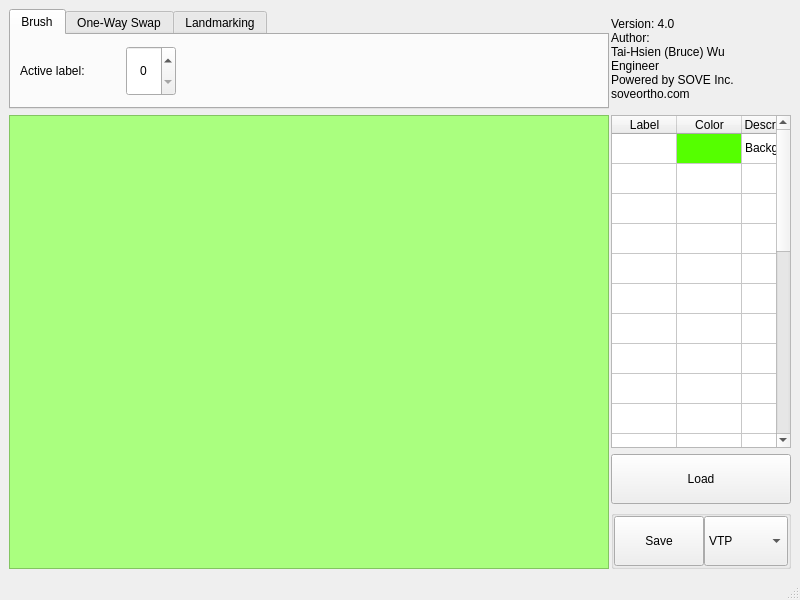
<?xml version="1.0" encoding="UTF-8"?>
<ui version="4.0">
 <class>MainWindow</class>
 <widget class="QMainWindow" name="MainWindow">
  <property name="geometry">
   <rect>
    <x>0</x>
    <y>0</y>
    <width>800</width>
    <height>600</height>
   </rect>
  </property>
  <property name="sizePolicy">
   <sizepolicy hsizetype="Minimum" vsizetype="Minimum">
    <horstretch>0</horstretch>
    <verstretch>0</verstretch>
   </sizepolicy>
  </property>
  <property name="minimumSize">
   <size>
    <width>800</width>
    <height>600</height>
   </size>
  </property>
  <property name="maximumSize">
   <size>
    <width>16777215</width>
    <height>16777215</height>
   </size>
  </property>
  <property name="focusPolicy">
   <enum>Qt::NoFocus</enum>
  </property>
  <property name="windowTitle">
   <string>Mesh Labeler -- Powered by SOVE Inc.</string>
  </property>
  <property name="windowIcon">
   <iconset>
    <normaloff>SOVE_logo.png</normaloff>SOVE_logo.png</iconset>
  </property>
  <property name="styleSheet">
   <string notr="true"/>
  </property>
  <widget class="QWidget" name="centralwidget">
   <layout class="QGridLayout" name="gridLayout">
    <item row="1" column="0" rowspan="3">
     <widget class="QFrame" name="frame">
      <property name="sizePolicy">
       <sizepolicy hsizetype="Minimum" vsizetype="Minimum">
        <horstretch>0</horstretch>
        <verstretch>0</verstretch>
       </sizepolicy>
      </property>
      <property name="minimumSize">
       <size>
        <width>600</width>
        <height>450</height>
       </size>
      </property>
      <property name="styleSheet">
       <string notr="true">background-color: rgb(170, 255, 127);</string>
      </property>
      <property name="frameShape">
       <enum>QFrame::StyledPanel</enum>
      </property>
      <property name="frameShadow">
       <enum>QFrame::Raised</enum>
      </property>
     </widget>
    </item>
    <item row="3" column="1">
     <widget class="QGroupBox" name="groupBox">
      <property name="sizePolicy">
       <sizepolicy hsizetype="Minimum" vsizetype="Fixed">
        <horstretch>0</horstretch>
        <verstretch>0</verstretch>
       </sizepolicy>
      </property>
      <property name="minimumSize">
       <size>
        <width>150</width>
        <height>50</height>
       </size>
      </property>
      <property name="title">
       <string/>
      </property>
      <layout class="QHBoxLayout" name="horizontalLayout_3">
       <property name="spacing">
        <number>0</number>
       </property>
       <property name="sizeConstraint">
        <enum>QLayout::SetMinAndMaxSize</enum>
       </property>
       <property name="leftMargin">
        <number>0</number>
       </property>
       <property name="topMargin">
        <number>0</number>
       </property>
       <property name="rightMargin">
        <number>0</number>
       </property>
       <property name="bottomMargin">
        <number>0</number>
       </property>
       <item>
        <widget class="QPushButton" name="pushButton_save">
         <property name="minimumSize">
          <size>
           <width>90</width>
           <height>50</height>
          </size>
         </property>
         <property name="styleSheet">
          <string notr="true">font: 75 20px &quot;MS Shell Dlg 2&quot;;</string>
         </property>
         <property name="text">
          <string>Save</string>
         </property>
        </widget>
       </item>
       <item>
        <widget class="QComboBox" name="comboBox_save_type">
         <property name="sizePolicy">
          <sizepolicy hsizetype="Minimum" vsizetype="Fixed">
           <horstretch>0</horstretch>
           <verstretch>0</verstretch>
          </sizepolicy>
         </property>
         <property name="minimumSize">
          <size>
           <width>50</width>
           <height>50</height>
          </size>
         </property>
         <property name="styleSheet">
          <string notr="true">font: 75 20px &quot;MS Shell Dlg 2&quot;;</string>
         </property>
         <item>
          <property name="text">
           <string>VTP</string>
          </property>
         </item>
         <item>
          <property name="text">
           <string>STL</string>
          </property>
         </item>
         <item>
          <property name="text">
           <string>OBJ</string>
          </property>
         </item>
        </widget>
       </item>
      </layout>
     </widget>
    </item>
    <item row="2" column="1">
     <widget class="QPushButton" name="pushButton_load">
      <property name="minimumSize">
       <size>
        <width>150</width>
        <height>50</height>
       </size>
      </property>
      <property name="styleSheet">
       <string notr="true">font: 75 20px &quot;MS Shell Dlg 2&quot;;</string>
      </property>
      <property name="text">
       <string>Load</string>
      </property>
     </widget>
    </item>
    <item row="1" column="1">
     <widget class="QTableWidget" name="tableWidget">
      <property name="sizePolicy">
       <sizepolicy hsizetype="Fixed" vsizetype="Minimum">
        <horstretch>0</horstretch>
        <verstretch>0</verstretch>
       </sizepolicy>
      </property>
      <property name="minimumSize">
       <size>
        <width>180</width>
        <height>320</height>
       </size>
      </property>
      <property name="styleSheet">
       <string notr="true">font: 10px &quot;MS Shell Dlg 2&quot;;</string>
      </property>
      <property name="horizontalScrollBarPolicy">
       <enum>Qt::ScrollBarAlwaysOff</enum>
      </property>
      <property name="sizeAdjustPolicy">
       <enum>QAbstractScrollArea::AdjustToContentsOnFirstShow</enum>
      </property>
      <property name="editTriggers">
       <set>QAbstractItemView::NoEditTriggers</set>
      </property>
      <property name="tabKeyNavigation">
       <bool>false</bool>
      </property>
      <property name="showDropIndicator" stdset="0">
       <bool>true</bool>
      </property>
      <property name="selectionMode">
       <enum>QAbstractItemView::NoSelection</enum>
      </property>
      <property name="rowCount">
       <number>25</number>
      </property>
      <property name="columnCount">
       <number>4</number>
      </property>
      <attribute name="horizontalHeaderDefaultSectionSize">
       <number>65</number>
      </attribute>
      <attribute name="horizontalHeaderHighlightSections">
       <bool>true</bool>
      </attribute>
      <attribute name="horizontalHeaderMinimumSectionSize">
       <number>20</number>
      </attribute>
      <attribute name="horizontalHeaderShowSortIndicator" stdset="0">
       <bool>false</bool>
      </attribute>
      <attribute name="horizontalHeaderStretchLastSection">
       <bool>false</bool>
      </attribute>
      <attribute name="verticalHeaderVisible">
       <bool>false</bool>
      </attribute>
      <row>
       <property name="text">
        <string>1</string>
       </property>
      </row>
      <row/>
      <row/>
      <row/>
      <row/>
      <row/>
      <row/>
      <row/>
      <row/>
      <row/>
      <row/>
      <row/>
      <row/>
      <row/>
      <row/>
      <row/>
      <row/>
      <row/>
      <row/>
      <row/>
      <row/>
      <row/>
      <row/>
      <row/>
      <row/>
      <column>
       <property name="text">
        <string>Label</string>
       </property>
      </column>
      <column>
       <property name="text">
        <string>Color</string>
       </property>
      </column>
      <column>
       <property name="text">
        <string>Description</string>
       </property>
      </column>
      <column>
       <property name="text">
        <string>Amount</string>
       </property>
      </column>
      <item row="0" column="1">
       <property name="text">
        <string/>
       </property>
       <property name="background">
        <brush brushstyle="SolidPattern">
         <color alpha="255">
          <red>85</red>
          <green>255</green>
          <blue>0</blue>
         </color>
        </brush>
       </property>
      </item>
      <item row="0" column="2">
       <property name="text">
        <string>Background</string>
       </property>
      </item>
     </widget>
    </item>
    <item row="0" column="1">
     <widget class="QLabel" name="label_author_info">
      <property name="sizePolicy">
       <sizepolicy hsizetype="Fixed" vsizetype="Fixed">
        <horstretch>0</horstretch>
        <verstretch>0</verstretch>
       </sizepolicy>
      </property>
      <property name="minimumSize">
       <size>
        <width>180</width>
        <height>100</height>
       </size>
      </property>
      <property name="styleSheet">
       <string notr="true">font: 75 14px &quot;MS Shell Dlg 2&quot;;</string>
      </property>
      <property name="text">
       <string>Version: 4.0
Author:
Tai-Hsien (Bruce) Wu
Engineer
Powered by SOVE Inc.
soveortho.com</string>
      </property>
     </widget>
    </item>
    <item row="0" column="0">
     <widget class="QTabWidget" name="tabWidget">
      <property name="sizePolicy">
       <sizepolicy hsizetype="Minimum" vsizetype="Minimum">
        <horstretch>0</horstretch>
        <verstretch>0</verstretch>
       </sizepolicy>
      </property>
      <property name="minimumSize">
       <size>
        <width>600</width>
        <height>100</height>
       </size>
      </property>
      <property name="focusPolicy">
       <enum>Qt::StrongFocus</enum>
      </property>
      <property name="contextMenuPolicy">
       <enum>Qt::CustomContextMenu</enum>
      </property>
      <property name="currentIndex">
       <number>0</number>
      </property>
      <widget class="QWidget" name="tab_brush">
       <attribute name="title">
        <string>Brush</string>
       </attribute>
       <layout class="QHBoxLayout" name="horizontalLayout">
        <item>
         <widget class="QLabel" name="label_brush_active_label">
          <property name="sizePolicy">
           <sizepolicy hsizetype="Minimum" vsizetype="Fixed">
            <horstretch>0</horstretch>
            <verstretch>0</verstretch>
           </sizepolicy>
          </property>
          <property name="minimumSize">
           <size>
            <width>100</width>
            <height>50</height>
           </size>
          </property>
          <property name="styleSheet">
           <string notr="true">font: 75 16px &quot;MS Shell Dlg 2&quot;;</string>
          </property>
          <property name="text">
           <string>Active label:</string>
          </property>
         </widget>
        </item>
        <item>
         <widget class="QSpinBox" name="spinBox_brush_active_label">
          <property name="minimumSize">
           <size>
            <width>50</width>
            <height>50</height>
           </size>
          </property>
          <property name="styleSheet">
           <string notr="true">font: 75 16px &quot;MS Shell Dlg 2&quot;;</string>
          </property>
          <property name="alignment">
           <set>Qt::AlignCenter</set>
          </property>
         </widget>
        </item>
        <item>
         <spacer name="horizontalSpacer_2">
          <property name="orientation">
           <enum>Qt::Horizontal</enum>
          </property>
          <property name="sizeType">
           <enum>QSizePolicy::Expanding</enum>
          </property>
          <property name="sizeHint" stdset="0">
           <size>
            <width>200</width>
            <height>50</height>
           </size>
          </property>
         </spacer>
        </item>
       </layout>
      </widget>
      <widget class="QWidget" name="tab_swap">
       <property name="contextMenuPolicy">
        <enum>Qt::CustomContextMenu</enum>
       </property>
       <attribute name="title">
        <string>One-Way Swap</string>
       </attribute>
       <layout class="QHBoxLayout" name="horizontalLayout_2">
        <item>
         <widget class="QLabel" name="label_swap_original_label">
          <property name="sizePolicy">
           <sizepolicy hsizetype="Minimum" vsizetype="Fixed">
            <horstretch>0</horstretch>
            <verstretch>0</verstretch>
           </sizepolicy>
          </property>
          <property name="minimumSize">
           <size>
            <width>100</width>
            <height>50</height>
           </size>
          </property>
          <property name="styleSheet">
           <string notr="true">font: 75 16px &quot;MS Shell Dlg 2&quot;;</string>
          </property>
          <property name="text">
           <string>Original label:</string>
          </property>
         </widget>
        </item>
        <item>
         <widget class="QSpinBox" name="spinBox_swap_original_label">
          <property name="minimumSize">
           <size>
            <width>50</width>
            <height>50</height>
           </size>
          </property>
          <property name="styleSheet">
           <string notr="true">font: 75 16px &quot;MS Shell Dlg 2&quot;;</string>
          </property>
          <property name="alignment">
           <set>Qt::AlignCenter</set>
          </property>
         </widget>
        </item>
        <item>
         <widget class="QLabel" name="label_active_label_3">
          <property name="sizePolicy">
           <sizepolicy hsizetype="Minimum" vsizetype="Fixed">
            <horstretch>0</horstretch>
            <verstretch>0</verstretch>
           </sizepolicy>
          </property>
          <property name="minimumSize">
           <size>
            <width>50</width>
            <height>50</height>
           </size>
          </property>
          <property name="styleSheet">
           <string notr="true">font: 75 16px &quot;MS Shell Dlg 2&quot;;</string>
          </property>
          <property name="text">
           <string>to</string>
          </property>
          <property name="alignment">
           <set>Qt::AlignCenter</set>
          </property>
         </widget>
        </item>
        <item>
         <widget class="QLabel" name="label_swap_new_label">
          <property name="sizePolicy">
           <sizepolicy hsizetype="Minimum" vsizetype="Fixed">
            <horstretch>0</horstretch>
            <verstretch>0</verstretch>
           </sizepolicy>
          </property>
          <property name="minimumSize">
           <size>
            <width>100</width>
            <height>50</height>
           </size>
          </property>
          <property name="styleSheet">
           <string notr="true">font: 75 16px &quot;MS Shell Dlg 2&quot;;</string>
          </property>
          <property name="text">
           <string>New label:</string>
          </property>
         </widget>
        </item>
        <item>
         <widget class="QSpinBox" name="spinBox_swap_new_label">
          <property name="minimumSize">
           <size>
            <width>50</width>
            <height>50</height>
           </size>
          </property>
          <property name="styleSheet">
           <string notr="true">font: 75 16px &quot;MS Shell Dlg 2&quot;;</string>
          </property>
          <property name="alignment">
           <set>Qt::AlignCenter</set>
          </property>
         </widget>
        </item>
        <item>
         <widget class="QPushButton" name="pushButton_swap_change">
          <property name="minimumSize">
           <size>
            <width>150</width>
            <height>50</height>
           </size>
          </property>
          <property name="styleSheet">
           <string notr="true">font: 75 20px &quot;MS Shell Dlg 2&quot;;</string>
          </property>
          <property name="text">
           <string>Change!</string>
          </property>
         </widget>
        </item>
        <item>
         <spacer name="horizontalSpacer_3">
          <property name="orientation">
           <enum>Qt::Horizontal</enum>
          </property>
          <property name="sizeType">
           <enum>QSizePolicy::Expanding</enum>
          </property>
          <property name="sizeHint" stdset="0">
           <size>
            <width>193</width>
            <height>50</height>
           </size>
          </property>
         </spacer>
        </item>
       </layout>
      </widget>
      <widget class="QWidget" name="tab_landmarking">
       <attribute name="title">
        <string>Landmarking</string>
       </attribute>
       <layout class="QHBoxLayout" name="horizontalLayout_4">
        <item>
         <layout class="QVBoxLayout" name="verticalLayout_2">
          <item>
           <widget class="QPushButton" name="pushButton_load_fcsv">
            <property name="minimumSize">
             <size>
              <width>0</width>
              <height>25</height>
             </size>
            </property>
            <property name="styleSheet">
             <string notr="true">font: 75 12px &quot;MS Shell Dlg 2&quot;;</string>
            </property>
            <property name="text">
             <string>Load FCSV</string>
            </property>
           </widget>
          </item>
          <item>
           <widget class="QPushButton" name="pushButton_save_fcsv">
            <property name="minimumSize">
             <size>
              <width>0</width>
              <height>25</height>
             </size>
            </property>
            <property name="styleSheet">
             <string notr="true">font: 75 12px &quot;MS Shell Dlg 2&quot;;</string>
            </property>
            <property name="text">
             <string>Save FCSV</string>
            </property>
           </widget>
          </item>
         </layout>
        </item>
        <item>
         <layout class="QVBoxLayout" name="verticalLayout_3">
          <item>
           <widget class="QPushButton" name="pushButton_add_landmark">
            <property name="minimumSize">
             <size>
              <width>0</width>
              <height>25</height>
             </size>
            </property>
            <property name="styleSheet">
             <string notr="true">font: 75 12px &quot;MS Shell Dlg 2&quot;;</string>
            </property>
            <property name="text">
             <string>Add</string>
            </property>
           </widget>
          </item>
          <item>
           <widget class="QPushButton" name="pushButton_delete_landmark">
            <property name="minimumSize">
             <size>
              <width>0</width>
              <height>25</height>
             </size>
            </property>
            <property name="styleSheet">
             <string notr="true">font: 75 12px &quot;MS Shell Dlg 2&quot;;</string>
            </property>
            <property name="text">
             <string>Delete</string>
            </property>
           </widget>
          </item>
         </layout>
        </item>
        <item>
         <layout class="QVBoxLayout" name="verticalLayout">
          <item>
           <widget class="QPushButton" name="pushButton_rename">
            <property name="minimumSize">
             <size>
              <width>0</width>
              <height>25</height>
             </size>
            </property>
            <property name="styleSheet">
             <string notr="true">font: 75 12px &quot;MS Shell Dlg 2&quot;;</string>
            </property>
            <property name="text">
             <string>Rename</string>
            </property>
           </widget>
          </item>
          <item>
           <widget class="QPushButton" name="pushButton_relocate">
            <property name="minimumSize">
             <size>
              <width>0</width>
              <height>25</height>
             </size>
            </property>
            <property name="styleSheet">
             <string notr="true">font: 75 12px &quot;MS Shell Dlg 2&quot;;</string>
            </property>
            <property name="text">
             <string>Relocate</string>
            </property>
           </widget>
          </item>
         </layout>
        </item>
        <item>
         <widget class="QPushButton" name="pushButton_reset">
          <property name="text">
           <string>Reset</string>
          </property>
         </widget>
        </item>
        <item>
         <widget class="QTableWidget" name="tableWidget_landmakring">
          <property name="minimumSize">
           <size>
            <width>0</width>
            <height>60</height>
           </size>
          </property>
          <property name="focusPolicy">
           <enum>Qt::NoFocus</enum>
          </property>
          <property name="styleSheet">
           <string notr="true">font: 10px &quot;MS Shell Dlg 2&quot;;</string>
          </property>
          <property name="verticalScrollBarPolicy">
           <enum>Qt::ScrollBarAlwaysOff</enum>
          </property>
          <property name="sizeAdjustPolicy">
           <enum>QAbstractScrollArea::AdjustToContents</enum>
          </property>
          <property name="autoScroll">
           <bool>true</bool>
          </property>
          <property name="editTriggers">
           <set>QAbstractItemView::NoEditTriggers</set>
          </property>
          <property name="dragEnabled">
           <bool>false</bool>
          </property>
          <property name="dragDropOverwriteMode">
           <bool>false</bool>
          </property>
          <property name="dragDropMode">
           <enum>QAbstractItemView::NoDragDrop</enum>
          </property>
          <property name="defaultDropAction">
           <enum>Qt::IgnoreAction</enum>
          </property>
          <property name="selectionMode">
           <enum>QAbstractItemView::SingleSelection</enum>
          </property>
          <property name="selectionBehavior">
           <enum>QAbstractItemView::SelectColumns</enum>
          </property>
          <property name="textElideMode">
           <enum>Qt::ElideLeft</enum>
          </property>
          <property name="wordWrap">
           <bool>true</bool>
          </property>
          <property name="cornerButtonEnabled">
           <bool>true</bool>
          </property>
          <property name="rowCount">
           <number>2</number>
          </property>
          <property name="columnCount">
           <number>1</number>
          </property>
          <attribute name="horizontalHeaderVisible">
           <bool>false</bool>
          </attribute>
          <attribute name="horizontalHeaderCascadingSectionResizes">
           <bool>false</bool>
          </attribute>
          <attribute name="horizontalHeaderHighlightSections">
           <bool>true</bool>
          </attribute>
          <attribute name="horizontalHeaderMinimumSectionSize">
           <number>25</number>
          </attribute>
          <attribute name="verticalHeaderVisible">
           <bool>false</bool>
          </attribute>
          <attribute name="verticalHeaderCascadingSectionResizes">
           <bool>false</bool>
          </attribute>
          <attribute name="verticalHeaderDefaultSectionSize">
           <number>25</number>
          </attribute>
          <attribute name="verticalHeaderHighlightSections">
           <bool>true</bool>
          </attribute>
          <attribute name="verticalHeaderMinimumSectionSize">
           <number>25</number>
          </attribute>
          <attribute name="verticalHeaderShowSortIndicator" stdset="0">
           <bool>false</bool>
          </attribute>
          <row/>
          <row/>
          <column/>
         </widget>
        </item>
        <item>
         <layout class="QVBoxLayout" name="verticalLayout_5">
          <item>
           <widget class="QLabel" name="label">
            <property name="text">
             <string>Radius</string>
            </property>
           </widget>
          </item>
          <item>
           <widget class="QDoubleSpinBox" name="doubleSpinBox_R">
            <property name="decimals">
             <number>1</number>
            </property>
            <property name="minimum">
             <double>0.100000000000000</double>
            </property>
            <property name="singleStep">
             <double>0.100000000000000</double>
            </property>
            <property name="value">
             <double>0.500000000000000</double>
            </property>
           </widget>
          </item>
         </layout>
        </item>
        <item>
         <layout class="QVBoxLayout" name="verticalLayout_4">
          <item>
           <widget class="QPushButton" name="pushButton_move_right">
            <property name="minimumSize">
             <size>
              <width>0</width>
              <height>25</height>
             </size>
            </property>
            <property name="styleSheet">
             <string notr="true">font: 75 12px &quot;MS Shell Dlg 2&quot;;</string>
            </property>
            <property name="text">
             <string/>
            </property>
           </widget>
          </item>
          <item>
           <widget class="QPushButton" name="pushButton_move_left">
            <property name="minimumSize">
             <size>
              <width>0</width>
              <height>25</height>
             </size>
            </property>
            <property name="styleSheet">
             <string notr="true">font: 75 12px &quot;MS Shell Dlg 2&quot;;</string>
            </property>
            <property name="text">
             <string/>
            </property>
           </widget>
          </item>
         </layout>
        </item>
       </layout>
      </widget>
     </widget>
    </item>
   </layout>
  </widget>
  <widget class="QStatusBar" name="statusbar"/>
 </widget>
 <tabstops>
  <tabstop>pushButton_load</tabstop>
  <tabstop>pushButton_save</tabstop>
  <tabstop>comboBox_save_type</tabstop>
  <tabstop>spinBox_brush_active_label</tabstop>
  <tabstop>spinBox_swap_original_label</tabstop>
  <tabstop>spinBox_swap_new_label</tabstop>
  <tabstop>pushButton_swap_change</tabstop>
  <tabstop>tableWidget</tabstop>
 </tabstops>
 <resources/>
 <connections/>
</ui>
